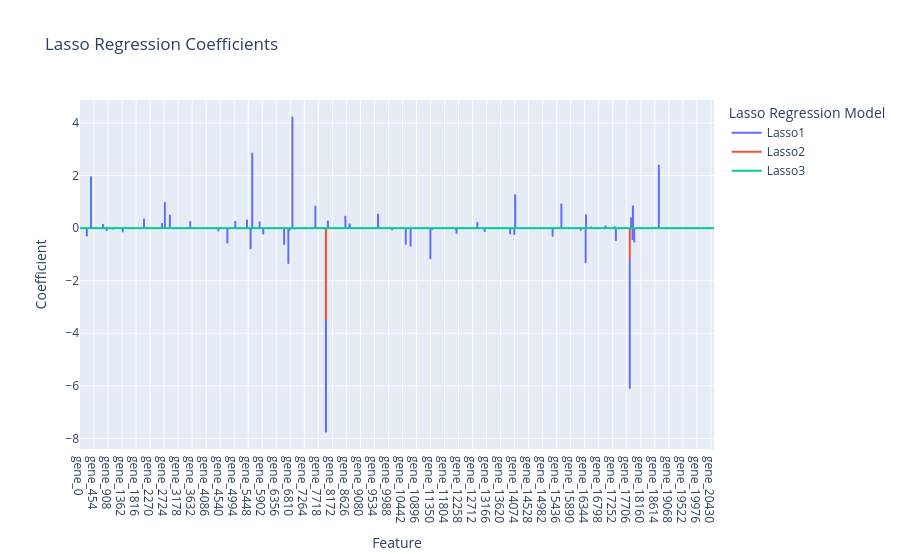

Source (notebook cell):
### Code cell
fig =  px.line(
    lasso_coef,
    x="Feature",
    y=["Lasso1", "Lasso2", "Lasso3"],
    title="Lasso Regression Coefficients",
    labels={"value": "Coefficient", "variable": "Lasso Regression Model"},
)

fig.show()

### Figure 1 — Plotly figure (JSON) as saved in the notebook; plotly's stock layout.template omitted (floating-point values rounded to 4 significant figures; data arrays with more than 128 entries replaced by an {"elided": "..."} marker saying what was removed)
{"data": [{"hovertemplate": "Lasso Regression Model=Lasso1<br>Feature=%{x}<br>Coefficient=%{y}<extra></extra>", "legendgroup": "Lasso1", "line": {"color": "#636efa", "dash": "solid"}, "marker": {"symbol": "circle"}, "mode": "lines", "name": "Lasso1", "showlegend": true, "type": "scattergl", "x": {"elided": "20531 str values"}, "xaxis": "x", "y": {"elided": "20531 float values"}, "yaxis": "y"}, {"hovertemplate": "Lasso Regression Model=Lasso2<br>Feature=%{x}<br>Coefficient=%{y}<extra></extra>", "legendgroup": "Lasso2", "line": {"color": "#EF553B", "dash": "solid"}, "marker": {"symbol": "circle"}, "mode": "lines", "name": "Lasso2", "showlegend": true, "type": "scattergl", "x": {"elided": "20531 str values"}, "xaxis": "x", "y": {"elided": "20531 float values"}, "yaxis": "y"}, {"hovertemplate": "Lasso Regression Model=Lasso3<br>Feature=%{x}<br>Coefficient=%{y}<extra></extra>", "legendgroup": "Lasso3", "line": {"color": "#00cc96", "dash": "solid"}, "marker": {"symbol": "circle"}, "mode": "lines", "name": "Lasso3", "showlegend": true, "type": "scattergl", "x": {"elided": "20531 str values"}, "xaxis": "x", "y": {"elided": "20531 int values"}, "yaxis": "y"}], "layout": {"legend": {"title": {"text": "Lasso Regression Model"}, "tracegroupgap": 0}, "title": {"text": "Lasso Regression Coefficients"}, "xaxis": {"anchor": "y", "domain": [0, 1], "title": {"text": "Feature"}}, "yaxis": {"anchor": "x", "domain": [0, 1], "title": {"text": "Coefficient"}}}}
